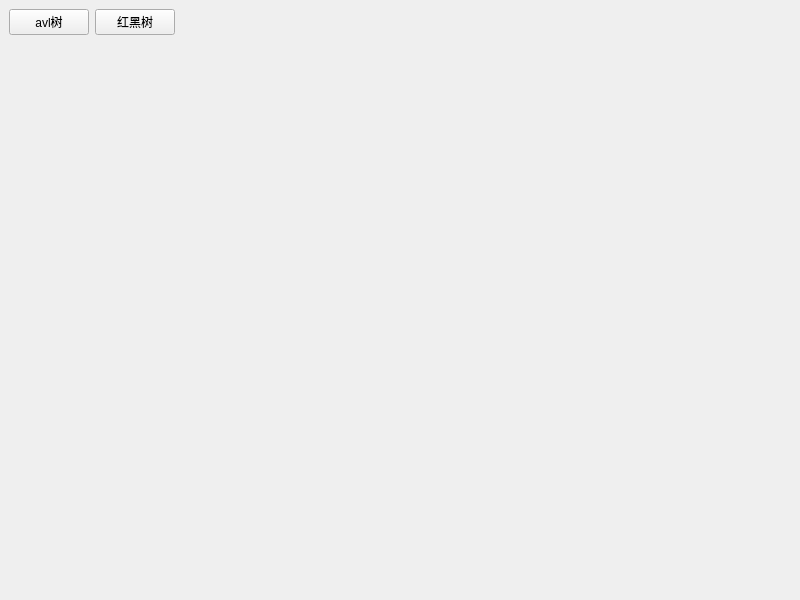
<?xml version="1.0" encoding="UTF-8"?>
<ui version="4.0">
 <class>MainWindow</class>
 <widget class="QMainWindow" name="MainWindow">
  <property name="geometry">
   <rect>
    <x>0</x>
    <y>0</y>
    <width>800</width>
    <height>600</height>
   </rect>
  </property>
  <property name="windowTitle">
   <string>MainWindow</string>
  </property>
  <widget class="QWidget" name="centralwidget">
   <layout class="QGridLayout" name="gridLayout_2">
    <item row="0" column="0">
     <layout class="QHBoxLayout" name="horizontalLayout">
      <item>
       <widget class="QPushButton" name="avlBtn">
        <property name="text">
         <string>avl树</string>
        </property>
       </widget>
      </item>
      <item>
       <widget class="QPushButton" name="rbtBtn">
        <property name="text">
         <string>红黑树</string>
        </property>
       </widget>
      </item>
      <item>
       <spacer name="horizontalSpacer">
        <property name="orientation">
         <enum>Qt::Horizontal</enum>
        </property>
        <property name="sizeHint" stdset="0">
         <size>
          <width>40</width>
          <height>20</height>
         </size>
        </property>
       </spacer>
      </item>
     </layout>
    </item>
    <item row="1" column="0">
     <layout class="QGridLayout" name="gridLayout">
      <item row="0" column="0">
       <widget class="QStackedWidget" name="stackedWidget"/>
      </item>
     </layout>
    </item>
   </layout>
  </widget>
 </widget>
 <resources/>
 <connections/>
</ui>
